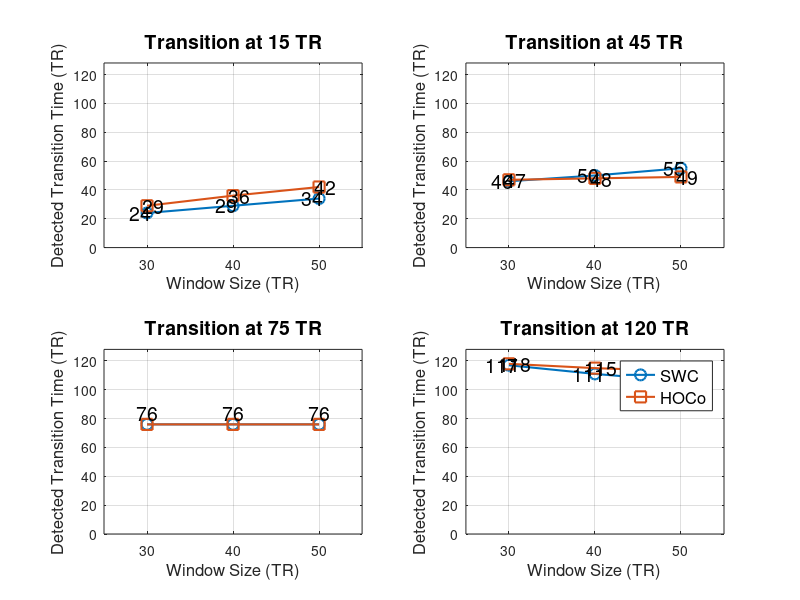

Write the MATLAB code that produced this figure. (Note: this script raises an error after producing the figure.)
% Data for Scenario 1 (Single Transition)
% Data for Scenario 1 (Single Transition)
clear 
close all
clc

%% Data for Scenario 1 (Single Transition)
wsize = [30, 40, 50]; % Window sizes
transitions = [15, 45, 75, 120]; % Transition points
swc_scenario1 = [
    24, 29, 34; % Transition at 15 TR
    46, 50, 55; % Transition at 45 TR
    76, 76, 76; % Transition at 75 TR
    117, 111, 106; % Transition at 120 TR
]; % SWC detected transition times
hoco_scenario1 = [
    29, 36, 42; % Transition at 15 TR
    47, 48, 49; % Transition at 45 TR
    76, 76, 76; % Transition at 75 TR
    118, 115, 113; % Transition at 120 TR
];

% Plot Scenario 1
figure;
for i = 1:length(transitions)
    subplot(2, 2, i);
    
    % Plot SWC data points
    p1 = plot(wsize, swc_scenario1(i, :), '-o', 'LineWidth', 1.5, 'MarkerSize', 8);
    hold on;
    
    % Plot HOCo data points
    p2 = plot(wsize, hoco_scenario1(i, :), '-s', 'LineWidth', 1.5, 'MarkerSize', 8);

    % Annotate SWC and HOCo data points with larger font size
   for j = 1:length(wsize)
    if swc_scenario1(i, j) == hoco_scenario1(i, j)
        % If SWC and HOCo are the same, annotate only once above the point
        text(wsize(j), swc_scenario1(i, j) + 3, num2str(swc_scenario1(i, j)), ...
            'VerticalAlignment', 'bottom', 'HorizontalAlignment', 'center', 'FontSize', 14);
    else
        % SWC annotation (above the point with a small left shift in x direction)
        text(wsize(j) - 0.75, swc_scenario1(i, j) - 5, num2str(swc_scenario1(i, j)), ...
            'VerticalAlignment', 'bottom', 'HorizontalAlignment', 'center', 'FontSize', 14);
        
        % HOCo annotation (below the point with a small right shift in x direction)
        text(wsize(j) + 0.75, hoco_scenario1(i, j) + 5, num2str(hoco_scenario1(i, j)), ...
            'VerticalAlignment', 'top', 'HorizontalAlignment', 'center', 'FontSize', 14);
    end
end

    
    hold off;
    
    % Set the X-axis to show only the window sizes 30, 40, 50
    set(gca, 'XTick', wsize);
    xlabel('Window Size (TR)', 'FontSize', 12);
    ylabel('Detected Transition Time (TR)', 'FontSize', 12);
    title(['Transition at ', num2str(transitions(i)), ' TR'], 'FontSize', 14);
    
    % Set the X-ticks to be spaced out for 30, 40, and 50 TR
    xlim([min(wsize)-5, max(wsize)+5]);  % Add some space around the window sizes
    ylim([0, max(max([swc_scenario1(:); hoco_scenario1(:)])) + 10]); % Adjust ylim for visibility
    grid on;
end

% Add a single legend for the entire figure
lgd = legend([p1, p2], 'SWC', 'HOCo', 'FontSize', 12);
lgd.Orientation = 'horizontal';
lgd.Position = [0.3, 0.05, 0.4, 0.05]; % Adjust the position to be below all subplots

% Add a super title for the figure
sgtitle('Scenario 1: Two States and One% Data for Scenario 2 (Two Transitions')


%% two transitions and two states
% Data for Scenario 2 (Two Transitions)
swc_scenario2 = {
    [49, NaN], [51, NaN], [55, NaN];             % Transitions at 15, 45 TR, but SWC only found one transition 
    [76, NaN], [77, NaN], [80, NaN];             % Transitions at 15, 75 TR but SWC only found one transition 
    [22, 114], [26, 109], [31, 104];             % Transitions at 15, 120 TR, SWC found two transitions
    [41, 80], [38, 84], [34, 87];                % Transitions at 45, 75 TR, SWC found two transitions
    [47, 119], [52, 114], [58, 108];             % Transitions at 45, 120 TR
    [75, 122], [71, 126], [67, NaN]              % Transitions at 75, 120 TR, but SWC found only one transition 
};

hoco_scenario2 = {
    [7, 52], [57, NaN], [60, NaN];               % Transitions at 15, 45 TR
    [14, 77], [15, 76], [13, 79];                % Transitions at 15, 75 TR
    [22, 115], [25, 111], [30, 107];             % Transitions at 15, 120 TR
    [40, 82], [36, 86], [34, 89];                % Transitions at 45, 75 TR
    [47, 119], [47, 118], [49, 116];             % Transitions at 45, 120 TR
    [75, 122], [72, 123], [69, 125]              % Transitions at 75, 120 TR
};

% Transition points for the imposed state changes
transitions = {
    [15, 45];
    [15, 75];
    [15, 120];
    [45, 75];
    [45, 120];
    [75, 120];
};

% Window sizes
wsize = [30, 40, 50]; 

% Shades of black for imposed transition lines
transition_colors = [0.1, 0.1, 0.1; 0.6, 0.6, 0.6];

% Plot Scenario 2
figure;
hold on;

% Plot dummy markers for legend
plot(nan, nan, 'o', 'MarkerSize', 10, 'MarkerFaceColor', 'b', 'MarkerEdgeColor', 'b', 'DisplayName', 'SWC'); % Dummy for SWC
plot(nan, nan, 's', 'MarkerSize', 10, 'MarkerFaceColor', 'g', 'MarkerEdgeColor', 'g', 'DisplayName', 'HOCo'); % Dummy for HOCo


for i = 1:6 % Six transition combinations in Scenario 2
    subplot(3, 2, i);

    % Draw horizontal lines for the imposed transitions with shades of black
    yline(transitions{i}(1), '--', 'LineWidth', 1.5, 'Color', transition_colors(1,:), 'DisplayName', 'Imposed Transition 1');
    yline(transitions{i}(2), '--', 'LineWidth', 1.5, 'Color', transition_colors(2,:), 'DisplayName', 'Imposed Transition 2');

    hold on;

    for j = 1:length(wsize)
        % SWC may find either one or two transitions, so loop through the
        % two possible detected transitions
        if ~isnan(swc_scenario2{i, j}(1)) % Check if SWC found the first transition
            swc_plot = plot(wsize(j) - 0.5, swc_scenario2{i, j}(1), 'o', 'MarkerSize', 10, 'MarkerFaceColor', 'b', 'MarkerEdgeColor', 'b');
        end
        if ~isnan(swc_scenario2{i, j}(2)) % Check if SWC found the second transition
            plot(wsize(j) - 0.5, swc_scenario2{i, j}(2), 'o', 'MarkerSize', 10, 'MarkerFaceColor', 'b', 'MarkerEdgeColor', 'b');
        end
    end

    % Plot HOCo detected transitions (green squares)
    for j = 1:length(wsize)
        if ~isnan(hoco_scenario2{i, j}(1)) % Check if HOCo found the first transition
            hoco_plot = plot(wsize(j) + 0.5, hoco_scenario2{i, j}(1), 's', 'MarkerSize', 10, 'MarkerFaceColor', 'g', 'MarkerEdgeColor', 'g');
        end
        if ~isnan(hoco_scenario2{i, j}(2)) % Check if HOCo found the second transition
            plot(wsize(j) + 0.5, hoco_scenario2{i, j}(2), 's', 'MarkerSize', 10, 'MarkerFaceColor', 'g', 'MarkerEdgeColor', 'g');
        end
    end

    % Set the X-axis to show only the window sizes 30, 40, 50
    set(gca, 'XTick', wsize);
    xlabel('Window Size (TR)', 'FontSize', 12);
    ylabel('Detected Transition Time (TR)', 'FontSize', 12);
    title(['Scenario 2: Transition ' num2str(transitions{i}(1)) ' and ' num2str(transitions{i}(2)) ' TR'], 'FontSize', 14);

    % Adjust limits for clarity
    xlim([min(wsize)-5, max(wsize)+5]);
    ylim([0, max([max(cell2mat(swc_scenario2(:))), max(cell2mat(hoco_scenario2(:)))]) + 20]);
    grid on;

    hold off;
end

% Add a single legend for the entire figure
legend([swc_plot, hoco_plot], {'SWC', 'HOCo'}, 'FontSize', 12, 'Location', 'bestoutside');

% Add a super title for the figure
sgtitle('Scenario 2: Two States and Two Transitions (SWC vs. HOCo)', 'FontSize', 16);


